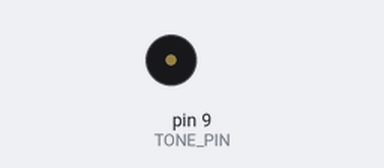
Bench run of a sketch on a simulated Arduino Uno, built with avr-gcc and run on an emulated ATmega328P. On the bench: buzzer (waves = sounding). At 7.6 s the program stops and its outputs stay as they are.

Above: at 1.4 s.
At 5.17 s:
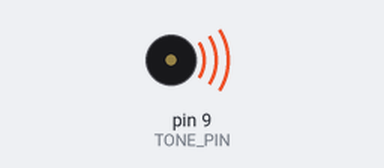
Timing chart, 0 to 5.8 s (numbered marks = the images above):
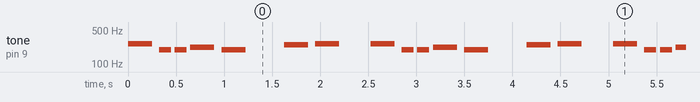

Measured:
- by itself, tone on pin 9 (TONE_PIN): repeats every 2.5 s: silent 0.08 s, 2 × (196 Hz 0.13 s, silent 0.04 s), 220 Hz 0.25 s, silent 0.08 s, 196 Hz 0.25 s, silent 0.40 s, 247 Hz 0.25 s, silent 0.08 s, 262 Hz 0.25 s, silent 0.33 s, 262 Hz 0.25 s

The sketch:

Tone-Transmitter.ino
```cpp
/*
  Plays a melody using the Tone library.
  The melody is played on pin 9.

  This program also shows an example of how you might break up
  your programs into multiple files for a more logical and easy-to-manage
  structure.

  All the note macros are stored in a second file, pitches.h
  this file is imported into the main program so that all your
  macros are available for use.

  Modified from Tom Igoe's tone example, created 21 Jan 2010
  modified 15 March, 2017
  by Jonathan Reus

  Original code:
  http://www.arduino.cc/en/Tutorial/Tone
 */

#include "arduino.h"
#include "pitches.h"

#define TONE_PIN 9
#define MELODY_LENGTH 8

// notes in the melody:
int melody[] = {
    NOTE_C4, NOTE_G3, NOTE_G3, NOTE_A3, NOTE_G3, 0, NOTE_B3, NOTE_C4
};

// note durations: 4 = quarter note, 8 = eighth note, etc.:
int noteDurations[] = {
    4, 8, 8, 4, 4, 4, 4, 4
};


int main() {
  init();

  // No pinMode statements are necessary when using the Tone library

  while(true) {
    playMelody();
    delay(250);
  }

  return 0;
}

void playMelody() {
  // Play through the notes of the melody
  for (int note = 0; note < MELODY_LENGTH; note++) {
    // to calculate the note duration, take one second
    // divided by the note type.
    //e.g. quarter note = 1000 / 4, eighth note = 1000/8
    int duration = 1000 / noteDurations[note];
    tone(TONE_PIN, melody[note], duration);

    // to distinguish the notes, set a minimum time between them.
    // the note's duration + 30% seems to work well:
    int pause = duration * 1.30;
    delay(pause);
    // stop the tone playing:
    noTone(TONE_PIN);
  }
}
```

pitches.h
```cpp
/*************************************************
 * Public Constants
 *************************************************/

#define NOTE_B0  31
#define NOTE_C1  33
#define NOTE_CS1 35
#define NOTE_D1  37
#define NOTE_DS1 39
#define NOTE_E1  41
#define NOTE_F1  44
#define NOTE_FS1 46
#define NOTE_G1  49
#define NOTE_GS1 52
#define NOTE_A1  55
#define NOTE_AS1 58
#define NOTE_B1  62
#define NOTE_C2  65
#define NOTE_CS2 69
#define NOTE_D2  73
#define NOTE_DS2 78
#define NOTE_E2  82
#define NOTE_F2  87
#define NOTE_FS2 93
#define NOTE_G2  98
#define NOTE_GS2 104
#define NOTE_A2  110
#define NOTE_AS2 117
#define NOTE_B2  123
#define NOTE_C3  131
#define NOTE_CS3 139
#define NOTE_D3  147
#define NOTE_DS3 156
#define NOTE_E3  165
#define NOTE_F3  175
#define NOTE_FS3 185
#define NOTE_G3  196
#define NOTE_GS3 208
#define NOTE_A3  220
#define NOTE_AS3 233
#define NOTE_B3  247
#define NOTE_C4  262
#define NOTE_CS4 277
#define NOTE_D4  294
#define NOTE_DS4 311
#define NOTE_E4  330
#define NOTE_F4  349
#define NOTE_FS4 370
#define NOTE_G4  392
#define NOTE_GS4 415
#define NOTE_A4  440
#define NOTE_AS4 466
#define NOTE_B4  494
#define NOTE_C5  523
#define NOTE_CS5 554
#define NOTE_D5  587
#define NOTE_DS5 622
#define NOTE_E5  659
#define NOTE_F5  698
#define NOTE_FS5 740
#define NOTE_G5  784
#define NOTE_GS5 831
#define NOTE_A5  880
#define NOTE_AS5 932
#define NOTE_B5  988
#define NOTE_C6  1047
#define NOTE_CS6 1109
#define NOTE_D6  1175
#define NOTE_DS6 1245
#define NOTE_E6  1319
#define NOTE_F6  1397
#define NOTE_FS6 1480
#define NOTE_G6  1568
#define NOTE_GS6 1661
#define NOTE_A6  1760
#define NOTE_AS6 1865
#define NOTE_B6  1976
#define NOTE_C7  2093
#define NOTE_CS7 2217
#define NOTE_D7  2349
#define NOTE_DS7 2489
#define NOTE_E7  2637
#define NOTE_F7  2794
#define NOTE_FS7 2960
#define NOTE_G7  3136
#define NOTE_GS7 3322
#define NOTE_A7  3520
#define NOTE_AS7 3729
#define NOTE_B7  3951
#define NOTE_C8  4186
#define NOTE_CS8 4435
#define NOTE_D8  4699
#define NOTE_DS8 4978
```
